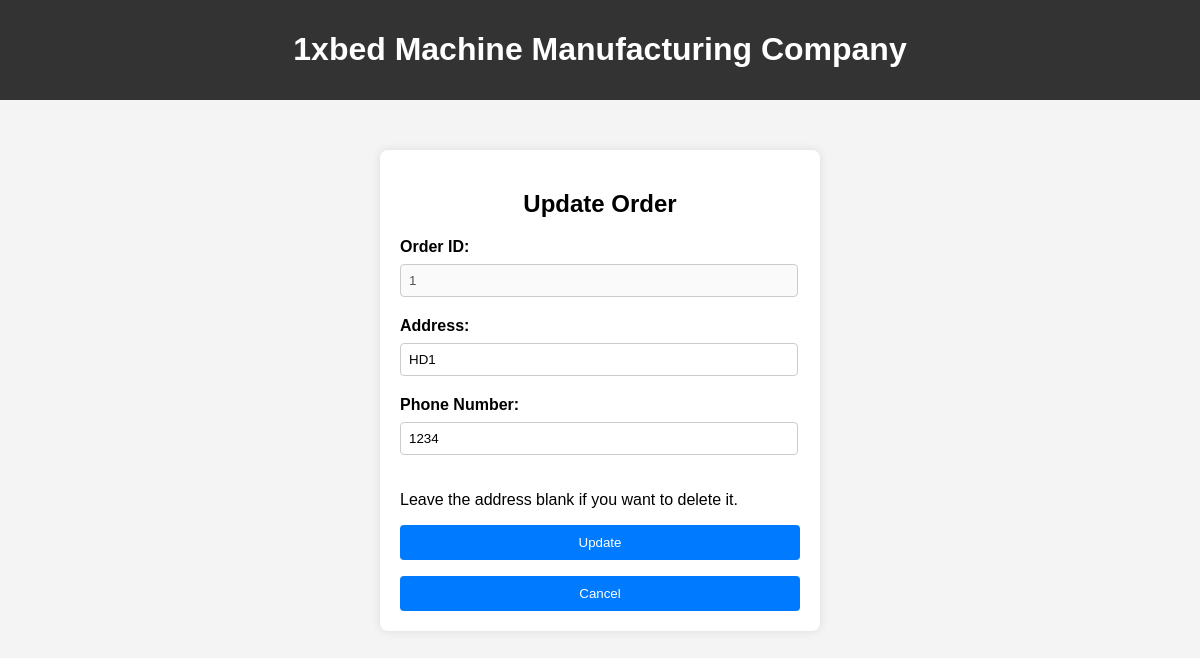
/staff/order/1/update_order, run on an earlier commit of the app's database.
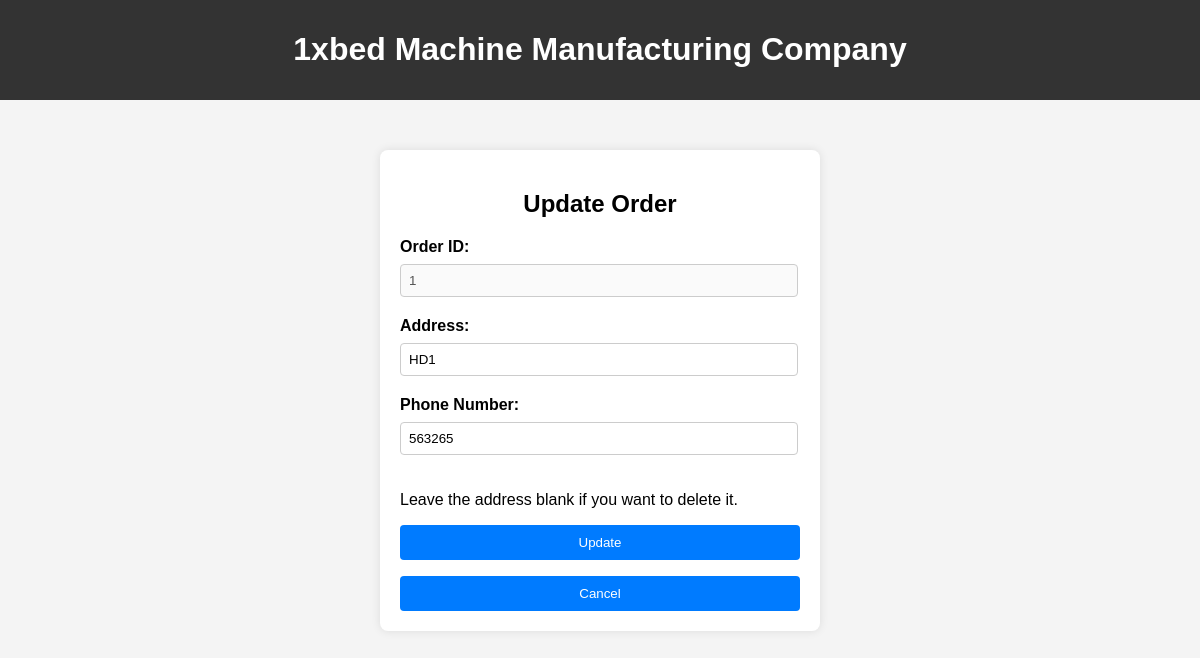
And on a later commit of the database.
### myproject/models.py (models this page shows)
class Order(models.Model):
    order_id = models.IntegerField()
    address = models.CharField(max_length=100)
    phone_number = models.IntegerField(null = True)
    status = models.CharField(max_length=100)

### myproject/views.py (the view, shortened to what this page needs)
# urls.py: path("staff/order/<int:order_id>/update_order", views.Order_.update_order, name="staff/order/order_id/update_order"),
    def update_order(request, order_id):
        order = get_object_or_404(Order, order_id=order_id)
        return render(request, "myproject/order/update_order.html", {'order': order})

### myproject/templates/myproject/order/update_order.html (shortened to what this page needs)
<!DOCTYPE html>
<html lang="en">
<head>
    {% load static %}
    <link rel="stylesheet" href="{% static 'css/component/add.css' %}">
</head>
<body>
    <header>
        <h1>1xbed Machine Manufacturing Company</h1>
    </header>
    <div class="container">
    <h2>Update Order</h2>
    <form method="post">
        <label for="Order ID">Order ID:</label>
        <input type="text" id="order_id" name="order_id" value="{{ order.order_id }}" disabled><br>
        <label for="Address">Address:</label>
        <input type="text" id="address" name="address" value="{{ order.address }}"><br>
        <label for="Phone Number">Phone Number:</label>
        <input type="text" id="phone_number" name="phone_number" value="{{ order.phone_number }}" required><br>
        <p>Leave the address blank if you want to delete it.</p>
        <button type="submit">Update</button>
        <button type="button">
            <a href="/staff/order">
                Cancel
            </a>
        </button>
    </form>
    </div>
</body>
</html>

What changed in the data, as far as the page shows it:
removed Order: order_id "1", address "HD1", phone_number "1234"
added Order: order_id "1", address "HD1", phone_number "563265"
